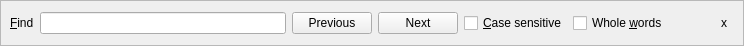
<?xml version="1.0" encoding="UTF-8"?>
<ui version="4.0">
 <class>searchForm</class>
 <widget class="QWidget" name="searchForm">
  <property name="geometry">
   <rect>
    <x>0</x>
    <y>0</y>
    <width>744</width>
    <height>46</height>
   </rect>
  </property>
  <property name="sizePolicy">
   <sizepolicy hsizetype="Preferred" vsizetype="Maximum">
    <horstretch>0</horstretch>
    <verstretch>0</verstretch>
   </sizepolicy>
  </property>
  <property name="autoFillBackground">
   <bool>false</bool>
  </property>
  <layout class="QHBoxLayout" name="horizontalLayout">
   <property name="spacing">
    <number>0</number>
   </property>
   <property name="margin" stdset="0">
    <number>0</number>
   </property>
   <item>
    <widget class="QFrame" name="frame">
     <property name="autoFillBackground">
      <bool>true</bool>
     </property>
     <property name="frameShape">
      <enum>QFrame::Shape::StyledPanel</enum>
     </property>
     <property name="frameShadow">
      <enum>QFrame::Shadow::Raised</enum>
     </property>
     <layout class="QHBoxLayout" name="horizontalLayout_2">
      <item>
       <widget class="QLabel" name="label">
        <property name="text">
         <string>&amp;Find</string>
        </property>
        <property name="buddy">
         <cstring>searchText</cstring>
        </property>
       </widget>
      </item>
      <item>
       <widget class="QLineEdit" name="searchText">
        <property name="frame">
         <bool>true</bool>
        </property>
       </widget>
      </item>
      <item>
       <widget class="QPushButton" name="previousButton">
        <property name="cursor">
         <cursorShape>PointingHandCursor</cursorShape>
        </property>
        <property name="toolTip">
         <string>Search previous apperence of the text, upwards</string>
        </property>
        <property name="text">
         <string>Previous</string>
        </property>
        <property name="autoRepeat">
         <bool>true</bool>
        </property>
       </widget>
      </item>
      <item>
       <widget class="QPushButton" name="nextButton">
        <property name="cursor">
         <cursorShape>PointingHandCursor</cursorShape>
        </property>
        <property name="toolTip">
         <string>Search next apperence of the text, downwards</string>
        </property>
        <property name="text">
         <string>Next</string>
        </property>
        <property name="autoRepeat">
         <bool>true</bool>
        </property>
       </widget>
      </item>
      <item>
       <widget class="QCheckBox" name="caseSensitiveCheckBox">
        <property name="text">
         <string>&amp;Case sensitive</string>
        </property>
       </widget>
      </item>
      <item>
       <widget class="QCheckBox" name="wholeWorldsCheckbox">
        <property name="text">
         <string>Whole &amp;words</string>
        </property>
       </widget>
      </item>
      <item>
       <spacer name="horizontalSpacer">
        <property name="orientation">
         <enum>Qt::Orientation::Horizontal</enum>
        </property>
        <property name="sizeType">
         <enum>QSizePolicy::Policy::Maximum</enum>
        </property>
        <property name="sizeHint" stdset="0">
         <size>
          <width>40</width>
          <height>20</height>
         </size>
        </property>
       </spacer>
      </item>
      <item>
       <widget class="QToolButton" name="closeButton">
        <property name="cursor">
         <cursorShape>PointingHandCursor</cursorShape>
        </property>
        <property name="toolTip">
         <string>Hide the search bar</string>
        </property>
        <property name="text">
         <string>x</string>
        </property>
        <property name="autoRaise">
         <bool>true</bool>
        </property>
        <property name="arrowType">
         <enum>Qt::ArrowType::NoArrow</enum>
        </property>
       </widget>
      </item>
     </layout>
    </widget>
   </item>
  </layout>
 </widget>
 <resources/>
 <connections/>
</ui>
